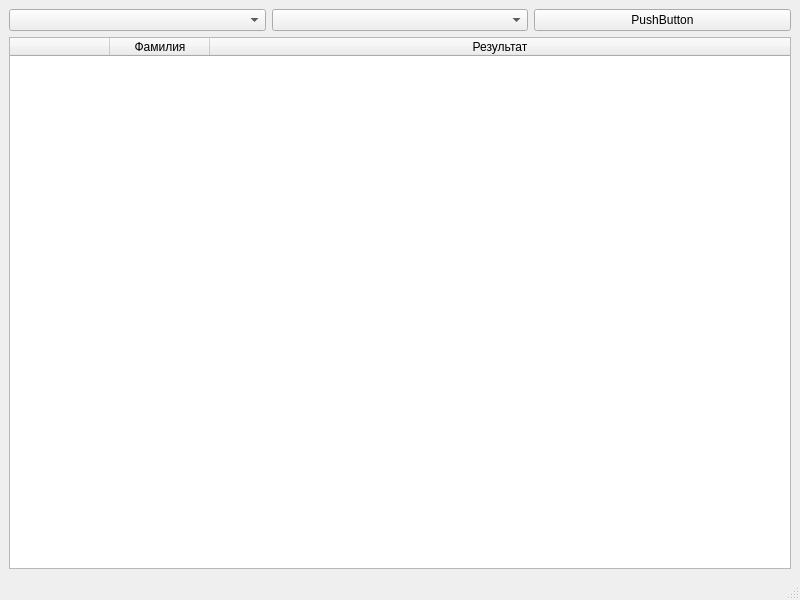
<?xml version="1.0" encoding="UTF-8"?>
<ui version="4.0">
 <class>MainWindow</class>
 <widget class="QMainWindow" name="MainWindow">
  <property name="geometry">
   <rect>
    <x>0</x>
    <y>0</y>
    <width>800</width>
    <height>600</height>
   </rect>
  </property>
  <property name="windowTitle">
   <string>MainWindow</string>
  </property>
  <widget class="QWidget" name="centralwidget">
   <layout class="QVBoxLayout" name="verticalLayout">
    <item>
     <layout class="QHBoxLayout" name="horizontalLayout">
      <item>
       <widget class="QComboBox" name="comboBox"/>
      </item>
      <item>
       <widget class="QComboBox" name="comboBox_2"/>
      </item>
      <item>
       <widget class="QPushButton" name="pushButton">
        <property name="text">
         <string>PushButton</string>
        </property>
       </widget>
      </item>
     </layout>
    </item>
    <item>
     <widget class="QTableWidget" name="tableWidget">
      <attribute name="horizontalHeaderStretchLastSection">
       <bool>true</bool>
      </attribute>
      <column>
       <property name="text">
        <string/>
       </property>
      </column>
      <column>
       <property name="text">
        <string>Фамилия</string>
       </property>
      </column>
      <column>
       <property name="text">
        <string>Результат</string>
       </property>
      </column>
     </widget>
    </item>
   </layout>
  </widget>
  <widget class="QMenuBar" name="menubar">
   <property name="geometry">
    <rect>
     <x>0</x>
     <y>0</y>
     <width>800</width>
     <height>22</height>
    </rect>
   </property>
  </widget>
  <widget class="QStatusBar" name="statusbar"/>
 </widget>
 <resources/>
 <connections/>
</ui>
